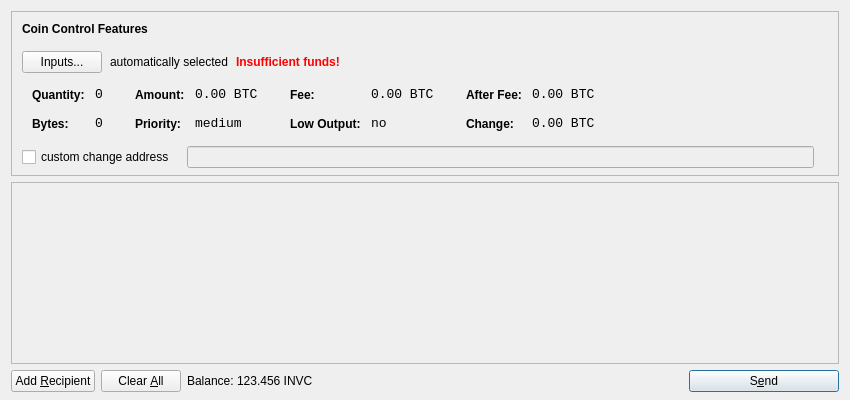
<?xml version="1.0" encoding="UTF-8"?>
<ui version="4.0">
 <class>SendCoinsDialog</class>
 <widget class="QDialog" name="SendCoinsDialog">
  <property name="geometry">
   <rect>
    <x>0</x>
    <y>0</y>
    <width>850</width>
    <height>400</height>
   </rect>
  </property>
  <property name="windowTitle">
   <string>Send Coins</string>
  </property>
  <layout class="QVBoxLayout" name="verticalLayout" stretch="0,1,0">
   <property name="bottomMargin">
    <number>8</number>
   </property>
   <item>
    <widget class="QFrame" name="frameCoinControl">
     <property name="sizePolicy">
      <sizepolicy hsizetype="Expanding" vsizetype="Expanding">
       <horstretch>0</horstretch>
       <verstretch>0</verstretch>
      </sizepolicy>
     </property>
     <property name="maximumSize">
      <size>
       <width>16777215</width>
       <height>16777215</height>
      </size>
     </property>
     <property name="frameShape">
      <enum>QFrame::StyledPanel</enum>
     </property>
     <property name="frameShadow">
      <enum>QFrame::Sunken</enum>
     </property>
     <layout class="QVBoxLayout" name="verticalLayoutCoinControl2">
      <property name="spacing">
       <number>-1</number>
      </property>
      <property name="leftMargin">
       <number>0</number>
      </property>
      <property name="topMargin">
       <number>0</number>
      </property>
      <property name="rightMargin">
       <number>0</number>
      </property>
      <property name="bottomMargin">
       <number>6</number>
      </property>
      <item>
       <layout class="QVBoxLayout" name="verticalLayoutCoinControl" stretch="0,0,0,0,1">
        <property name="spacing">
         <number>0</number>
        </property>
        <property name="leftMargin">
         <number>10</number>
        </property>
        <property name="topMargin">
         <number>10</number>
        </property>
        <item>
         <layout class="QHBoxLayout" name="horizontalLayoutCoinControl1">
          <property name="bottomMargin">
           <number>15</number>
          </property>
          <item>
           <widget class="QLabel" name="labelCoinControlFeatures">
            <property name="sizePolicy">
             <sizepolicy hsizetype="Preferred" vsizetype="Maximum">
              <horstretch>0</horstretch>
              <verstretch>0</verstretch>
             </sizepolicy>
            </property>
            <property name="font">
             <font>
              <weight>75</weight>
              <bold>true</bold>
             </font>
            </property>
            <property name="styleSheet">
             <string notr="true">font-weight:bold;</string>
            </property>
            <property name="text">
             <string>Coin Control Features</string>
            </property>
           </widget>
          </item>
         </layout>
        </item>
        <item>
         <layout class="QHBoxLayout" name="horizontalLayoutCoinControl2" stretch="0,0,0,0">
          <property name="spacing">
           <number>8</number>
          </property>
          <property name="bottomMargin">
           <number>10</number>
          </property>
          <item>
           <widget class="QPushButton" name="pushButtonCoinControl">
            <property name="styleSheet">
             <string notr="true"/>
            </property>
            <property name="text">
             <string>Inputs...</string>
            </property>
           </widget>
          </item>
          <item>
           <widget class="QLabel" name="labelCoinControlAutomaticallySelected">
            <property name="text">
             <string>automatically selected</string>
            </property>
            <property name="margin">
             <number>5</number>
            </property>
           </widget>
          </item>
          <item>
           <widget class="QLabel" name="labelCoinControlInsuffFunds">
            <property name="font">
             <font>
              <weight>75</weight>
              <bold>true</bold>
             </font>
            </property>
            <property name="styleSheet">
             <string notr="true">color:red;font-weight:bold;</string>
            </property>
            <property name="text">
             <string>Insufficient funds!</string>
            </property>
            <property name="margin">
             <number>5</number>
            </property>
           </widget>
          </item>
          <item>
           <spacer name="horizontalSpacerCoinControl">
            <property name="orientation">
             <enum>Qt::Horizontal</enum>
            </property>
            <property name="sizeHint" stdset="0">
             <size>
              <width>40</width>
              <height>1</height>
             </size>
            </property>
           </spacer>
          </item>
         </layout>
        </item>
        <item>
         <widget class="QWidget" name="widgetCoinControl" native="true">
          <property name="sizePolicy">
           <sizepolicy hsizetype="Preferred" vsizetype="Preferred">
            <horstretch>0</horstretch>
            <verstretch>0</verstretch>
           </sizepolicy>
          </property>
          <property name="minimumSize">
           <size>
            <width>0</width>
            <height>0</height>
           </size>
          </property>
          <property name="styleSheet">
           <string notr="true"/>
          </property>
          <layout class="QHBoxLayout" name="horizontalLayoutCoinControl5">
           <property name="margin">
            <number>0</number>
           </property>
           <item>
            <layout class="QHBoxLayout" name="horizontalLayoutCoinControl3" stretch="0,0,0,1">
             <property name="spacing">
              <number>20</number>
             </property>
             <property name="topMargin">
              <number>0</number>
             </property>
             <property name="bottomMargin">
              <number>10</number>
             </property>
             <item>
              <layout class="QFormLayout" name="formLayoutCoinControl1">
               <property name="horizontalSpacing">
                <number>10</number>
               </property>
               <property name="verticalSpacing">
                <number>14</number>
               </property>
               <property name="leftMargin">
                <number>10</number>
               </property>
               <property name="topMargin">
                <number>4</number>
               </property>
               <property name="rightMargin">
                <number>6</number>
               </property>
               <item row="0" column="0">
                <widget class="QLabel" name="labelCoinControlQuantityText">
                 <property name="styleSheet">
                  <string notr="true">font-weight:bold;</string>
                 </property>
                 <property name="text">
                  <string>Quantity:</string>
                 </property>
                 <property name="margin">
                  <number>0</number>
                 </property>
                </widget>
               </item>
               <item row="0" column="1">
                <widget class="QLabel" name="labelCoinControlQuantity">
                 <property name="font">
                  <font>
                   <family>Monospace</family>
                   <pointsize>10</pointsize>
                  </font>
                 </property>
                 <property name="cursor">
                  <cursorShape>IBeamCursor</cursorShape>
                 </property>
                 <property name="contextMenuPolicy">
                  <enum>Qt::ActionsContextMenu</enum>
                 </property>
                 <property name="text">
                  <string notr="true">0</string>
                 </property>
                 <property name="margin">
                  <number>0</number>
                 </property>
                 <property name="textInteractionFlags">
                  <set>Qt::LinksAccessibleByMouse|Qt::TextSelectableByKeyboard|Qt::TextSelectableByMouse</set>
                 </property>
                </widget>
               </item>
               <item row="1" column="0">
                <widget class="QLabel" name="labelCoinControlBytesText">
                 <property name="styleSheet">
                  <string notr="true">font-weight:bold;</string>
                 </property>
                 <property name="text">
                  <string>Bytes:</string>
                 </property>
                </widget>
               </item>
               <item row="1" column="1">
                <widget class="QLabel" name="labelCoinControlBytes">
                 <property name="font">
                  <font>
                   <family>Monospace</family>
                   <pointsize>10</pointsize>
                  </font>
                 </property>
                 <property name="cursor">
                  <cursorShape>IBeamCursor</cursorShape>
                 </property>
                 <property name="contextMenuPolicy">
                  <enum>Qt::ActionsContextMenu</enum>
                 </property>
                 <property name="text">
                  <string notr="true">0</string>
                 </property>
                 <property name="textInteractionFlags">
                  <set>Qt::LinksAccessibleByMouse|Qt::TextSelectableByKeyboard|Qt::TextSelectableByMouse</set>
                 </property>
                </widget>
               </item>
              </layout>
             </item>
             <item>
              <layout class="QFormLayout" name="formLayoutCoinControl2">
               <property name="horizontalSpacing">
                <number>10</number>
               </property>
               <property name="verticalSpacing">
                <number>14</number>
               </property>
               <property name="leftMargin">
                <number>6</number>
               </property>
               <property name="topMargin">
                <number>4</number>
               </property>
               <property name="rightMargin">
                <number>6</number>
               </property>
               <item row="0" column="0">
                <widget class="QLabel" name="labelCoinControlAmountText">
                 <property name="styleSheet">
                  <string notr="true">font-weight:bold;</string>
                 </property>
                 <property name="text">
                  <string>Amount:</string>
                 </property>
                 <property name="margin">
                  <number>0</number>
                 </property>
                </widget>
               </item>
               <item row="0" column="1">
                <widget class="QLabel" name="labelCoinControlAmount">
                 <property name="font">
                  <font>
                   <family>Monospace</family>
                   <pointsize>10</pointsize>
                  </font>
                 </property>
                 <property name="cursor">
                  <cursorShape>IBeamCursor</cursorShape>
                 </property>
                 <property name="contextMenuPolicy">
                  <enum>Qt::ActionsContextMenu</enum>
                 </property>
                 <property name="text">
                  <string notr="true">0.00 BTC</string>
                 </property>
                 <property name="textInteractionFlags">
                  <set>Qt::LinksAccessibleByMouse|Qt::TextSelectableByKeyboard|Qt::TextSelectableByMouse</set>
                 </property>
                </widget>
               </item>
               <item row="1" column="0">
                <widget class="QLabel" name="labelCoinControlPriorityText">
                 <property name="styleSheet">
                  <string notr="true">font-weight:bold;</string>
                 </property>
                 <property name="text">
                  <string>Priority:</string>
                 </property>
                </widget>
               </item>
               <item row="1" column="1">
                <widget class="QLabel" name="labelCoinControlPriority">
                 <property name="font">
                  <font>
                   <family>Monospace</family>
                   <pointsize>10</pointsize>
                  </font>
                 </property>
                 <property name="cursor">
                  <cursorShape>IBeamCursor</cursorShape>
                 </property>
                 <property name="contextMenuPolicy">
                  <enum>Qt::ActionsContextMenu</enum>
                 </property>
                 <property name="text">
                  <string>medium</string>
                 </property>
                 <property name="textInteractionFlags">
                  <set>Qt::LinksAccessibleByMouse|Qt::TextSelectableByKeyboard|Qt::TextSelectableByMouse</set>
                 </property>
                </widget>
               </item>
              </layout>
             </item>
             <item>
              <layout class="QFormLayout" name="formLayoutCoinControl3">
               <property name="horizontalSpacing">
                <number>10</number>
               </property>
               <property name="verticalSpacing">
                <number>14</number>
               </property>
               <property name="leftMargin">
                <number>6</number>
               </property>
               <property name="topMargin">
                <number>4</number>
               </property>
               <property name="rightMargin">
                <number>6</number>
               </property>
               <item row="0" column="0">
                <widget class="QLabel" name="labelCoinControlFeeText">
                 <property name="styleSheet">
                  <string notr="true">font-weight:bold;</string>
                 </property>
                 <property name="text">
                  <string>Fee:</string>
                 </property>
                 <property name="margin">
                  <number>0</number>
                 </property>
                </widget>
               </item>
               <item row="0" column="1">
                <widget class="QLabel" name="labelCoinControlFee">
                 <property name="font">
                  <font>
                   <family>Monospace</family>
                   <pointsize>10</pointsize>
                  </font>
                 </property>
                 <property name="cursor">
                  <cursorShape>IBeamCursor</cursorShape>
                 </property>
                 <property name="contextMenuPolicy">
                  <enum>Qt::ActionsContextMenu</enum>
                 </property>
                 <property name="text">
                  <string notr="true">0.00 BTC</string>
                 </property>
                 <property name="textInteractionFlags">
                  <set>Qt::LinksAccessibleByMouse|Qt::TextSelectableByKeyboard|Qt::TextSelectableByMouse</set>
                 </property>
                </widget>
               </item>
               <item row="1" column="0">
                <widget class="QLabel" name="labelCoinControlLowOutputText">
                 <property name="styleSheet">
                  <string notr="true">font-weight:bold;</string>
                 </property>
                 <property name="text">
                  <string>Low Output:</string>
                 </property>
                </widget>
               </item>
               <item row="1" column="1">
                <widget class="QLabel" name="labelCoinControlLowOutput">
                 <property name="font">
                  <font>
                   <family>Monospace</family>
                   <pointsize>10</pointsize>
                  </font>
                 </property>
                 <property name="cursor">
                  <cursorShape>IBeamCursor</cursorShape>
                 </property>
                 <property name="contextMenuPolicy">
                  <enum>Qt::ActionsContextMenu</enum>
                 </property>
                 <property name="text">
                  <string>no</string>
                 </property>
                 <property name="textInteractionFlags">
                  <set>Qt::LinksAccessibleByMouse|Qt::TextSelectableByKeyboard|Qt::TextSelectableByMouse</set>
                 </property>
                </widget>
               </item>
              </layout>
             </item>
             <item>
              <layout class="QFormLayout" name="formLayoutCoinControl4">
               <property name="horizontalSpacing">
                <number>10</number>
               </property>
               <property name="verticalSpacing">
                <number>14</number>
               </property>
               <property name="leftMargin">
                <number>6</number>
               </property>
               <property name="topMargin">
                <number>4</number>
               </property>
               <property name="rightMargin">
                <number>6</number>
               </property>
               <item row="0" column="0">
                <widget class="QLabel" name="labelCoinControlAfterFeeText">
                 <property name="styleSheet">
                  <string notr="true">font-weight:bold;</string>
                 </property>
                 <property name="text">
                  <string>After Fee:</string>
                 </property>
                 <property name="margin">
                  <number>0</number>
                 </property>
                </widget>
               </item>
               <item row="0" column="1">
                <widget class="QLabel" name="labelCoinControlAfterFee">
                 <property name="font">
                  <font>
                   <family>Monospace</family>
                   <pointsize>10</pointsize>
                  </font>
                 </property>
                 <property name="cursor">
                  <cursorShape>IBeamCursor</cursorShape>
                 </property>
                 <property name="contextMenuPolicy">
                  <enum>Qt::ActionsContextMenu</enum>
                 </property>
                 <property name="text">
                  <string notr="true">0.00 BTC</string>
                 </property>
                 <property name="textInteractionFlags">
                  <set>Qt::LinksAccessibleByMouse|Qt::TextSelectableByKeyboard|Qt::TextSelectableByMouse</set>
                 </property>
                </widget>
               </item>
               <item row="1" column="0">
                <widget class="QLabel" name="labelCoinControlChangeText">
                 <property name="styleSheet">
                  <string notr="true">font-weight:bold;</string>
                 </property>
                 <property name="text">
                  <string>Change:</string>
                 </property>
                </widget>
               </item>
               <item row="1" column="1">
                <widget class="QLabel" name="labelCoinControlChange">
                 <property name="font">
                  <font>
                   <family>Monospace</family>
                   <pointsize>10</pointsize>
                  </font>
                 </property>
                 <property name="cursor">
                  <cursorShape>IBeamCursor</cursorShape>
                 </property>
                 <property name="contextMenuPolicy">
                  <enum>Qt::ActionsContextMenu</enum>
                 </property>
                 <property name="text">
                  <string notr="true">0.00 BTC</string>
                 </property>
                 <property name="textInteractionFlags">
                  <set>Qt::LinksAccessibleByMouse|Qt::TextSelectableByKeyboard|Qt::TextSelectableByMouse</set>
                 </property>
                </widget>
               </item>
              </layout>
             </item>
            </layout>
           </item>
          </layout>
         </widget>
        </item>
        <item>
         <layout class="QHBoxLayout" name="horizontalLayoutCoinControl4" stretch="0,0,0">
          <property name="spacing">
           <number>12</number>
          </property>
          <property name="sizeConstraint">
           <enum>QLayout::SetDefaultConstraint</enum>
          </property>
          <property name="topMargin">
           <number>5</number>
          </property>
          <property name="rightMargin">
           <number>5</number>
          </property>
          <item>
           <widget class="QCheckBox" name="checkBoxCoinControlChange">
            <property name="text">
             <string>custom change address</string>
            </property>
           </widget>
          </item>
          <item>
           <widget class="QLineEdit" name="lineEditCoinControlChange">
            <property name="enabled">
             <bool>false</bool>
            </property>
            <property name="sizePolicy">
             <sizepolicy hsizetype="Expanding" vsizetype="Fixed">
              <horstretch>0</horstretch>
              <verstretch>0</verstretch>
             </sizepolicy>
            </property>
           </widget>
          </item>
          <item>
           <widget class="QLabel" name="labelCoinControlChangeLabel">
            <property name="sizePolicy">
             <sizepolicy hsizetype="Preferred" vsizetype="Expanding">
              <horstretch>0</horstretch>
              <verstretch>0</verstretch>
             </sizepolicy>
            </property>
            <property name="minimumSize">
             <size>
              <width>0</width>
              <height>0</height>
             </size>
            </property>
            <property name="text">
             <string/>
            </property>
            <property name="margin">
             <number>3</number>
            </property>
           </widget>
          </item>
         </layout>
        </item>
        <item>
         <spacer name="verticalSpacerCoinControl">
          <property name="orientation">
           <enum>Qt::Vertical</enum>
          </property>
          <property name="sizeHint" stdset="0">
           <size>
            <width>800</width>
            <height>1</height>
           </size>
          </property>
         </spacer>
        </item>
       </layout>
      </item>
     </layout>
    </widget>
   </item>
   <item>
    <widget class="QScrollArea" name="scrollArea">
     <property name="widgetResizable">
      <bool>true</bool>
     </property>
     <widget class="QWidget" name="scrollAreaWidgetContents">
      <property name="geometry">
       <rect>
        <x>0</x>
        <y>0</y>
        <width>830</width>
        <height>165</height>
       </rect>
      </property>
      <layout class="QVBoxLayout" name="verticalLayout_2">
       <property name="margin">
        <number>0</number>
       </property>
       <item>
        <layout class="QVBoxLayout" name="entries">
         <property name="spacing">
          <number>6</number>
         </property>
        </layout>
       </item>
       <item>
        <spacer name="verticalSpacer">
         <property name="orientation">
          <enum>Qt::Vertical</enum>
         </property>
         <property name="sizeHint" stdset="0">
          <size>
           <width>20</width>
           <height>40</height>
          </size>
         </property>
        </spacer>
       </item>
      </layout>
     </widget>
    </widget>
   </item>
   <item>
    <layout class="QHBoxLayout" name="horizontalLayout">
     <item>
      <widget class="QPushButton" name="addButton">
       <property name="toolTip">
        <string>Send to multiple recipients at once</string>
       </property>
       <property name="text">
        <string>Add &amp;Recipient</string>
       </property>
       <property name="icon">
        <iconset resource="../bitcoin.qrc">
         <normaloff>:/icons/add</normaloff>:/icons/add</iconset>
       </property>
       <property name="autoDefault">
        <bool>false</bool>
       </property>
      </widget>
     </item>
     <item>
      <widget class="QPushButton" name="clearButton">
       <property name="sizePolicy">
        <sizepolicy hsizetype="Minimum" vsizetype="Fixed">
         <horstretch>0</horstretch>
         <verstretch>0</verstretch>
        </sizepolicy>
       </property>
       <property name="toolTip">
        <string>Remove all transaction fields</string>
       </property>
       <property name="text">
        <string>Clear &amp;All</string>
       </property>
       <property name="icon">
        <iconset resource="../bitcoin.qrc">
         <normaloff>:/icons/remove</normaloff>:/icons/remove</iconset>
       </property>
       <property name="autoRepeatDelay">
        <number>300</number>
       </property>
       <property name="autoDefault">
        <bool>false</bool>
       </property>
      </widget>
     </item>
     <item>
      <layout class="QHBoxLayout" name="horizontalLayout_2">
       <property name="spacing">
        <number>3</number>
       </property>
       <item>
        <widget class="QLabel" name="label">
         <property name="text">
          <string>Balance:</string>
         </property>
        </widget>
       </item>
       <item>
        <widget class="QLabel" name="labelBalance">
         <property name="cursor">
          <cursorShape>IBeamCursor</cursorShape>
         </property>
         <property name="text">
          <string>123.456 INVC</string>
         </property>
         <property name="textInteractionFlags">
          <set>Qt::LinksAccessibleByMouse|Qt::TextSelectableByKeyboard|Qt::TextSelectableByMouse</set>
         </property>
        </widget>
       </item>
      </layout>
     </item>
     <item>
      <spacer name="horizontalSpacer">
       <property name="orientation">
        <enum>Qt::Horizontal</enum>
       </property>
       <property name="sizeHint" stdset="0">
        <size>
         <width>40</width>
         <height>20</height>
        </size>
       </property>
      </spacer>
     </item>
     <item>
      <widget class="QPushButton" name="sendButton">
       <property name="minimumSize">
        <size>
         <width>150</width>
         <height>0</height>
        </size>
       </property>
       <property name="toolTip">
        <string>Confirm the send action</string>
       </property>
       <property name="text">
        <string>S&amp;end</string>
       </property>
       <property name="icon">
        <iconset resource="../bitcoin.qrc">
         <normaloff>:/icons/send</normaloff>:/icons/send</iconset>
       </property>
       <property name="default">
        <bool>true</bool>
       </property>
      </widget>
     </item>
    </layout>
   </item>
  </layout>
 </widget>
 <resources>
  <include location="../bitcoin.qrc"/>
 </resources>
 <connections/>
</ui>
